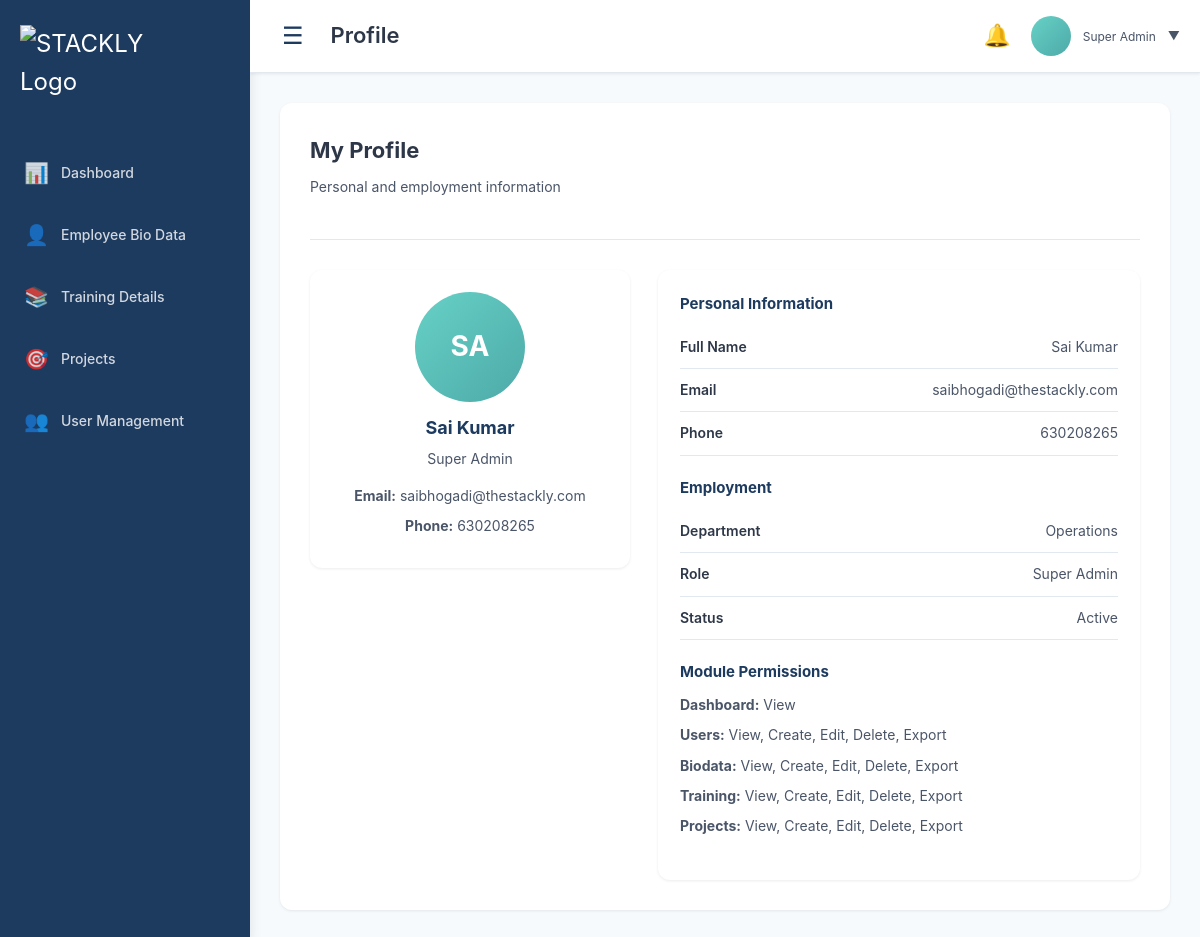
Screenshot of /profile/ (signed in) with the database file from the repository.
### employee_app/models.py (models this page shows, shortened)
class CustomUser(AbstractUser):
    username = None
    email = models.EmailField(_('email address'), unique=True)
    ROLE_CHOICES = (
        ('super_admin', 'Super Admin'),
        ('admin', 'Admin (HR)'),
        ('scrum_master', 'Scrum Master'),
        ('trainer', 'Trainer'),
    )
    DEPARTMENT_CHOICES = (
        ('software-dev', 'Software Development'),
        ('hr', 'HR'),
        ('finance', 'Finance'),
        ('operations', 'Operations'),
        ('training', 'Training & Development'),
        ('', 'Not Specified'),
    )
    STATUS_CHOICES = (
        ('active', 'Active'),
        ('inactive', 'Inactive'),
    )
    full_name = models.CharField(max_length=255, blank=True)
    phone = models.CharField(max_length=20, blank=True, null=True)
    department = models.CharField(max_length=50, choices=DEPARTMENT_CHOICES, blank=True)
    role = models.CharField(max_length=20, choices=ROLE_CHOICES)
    status = models.CharField(max_length=10, choices=STATUS_CHOICES, default='active')
    permissions = models.JSONField(default=dict, blank=True)
    USERNAME_FIELD = 'email'
    REQUIRED_FIELDS = []
    objects = CustomUserManager()

### employee_app/views.py (the view)
# urls.py: path('profile/', views.profile, name='profile'),
@login_required
def profile(request):
    return render(request, 'employee_app/profile.html')

### employee_app/context_processors.py (called while the page is built)
def notifications_context(request):
    if request.user.is_authenticated:
        unread_count = request.user.notifications.filter(is_read=False).count()
    else:
        unread_count = 0
    return {
        'unread_notifications': unread_count,
    }

### employee_app/templates/employee_app/profile.html (shortened to what this page needs)
{% extends 'employee_app/base.html' %}
{% block page_title %}Profile{% endblock %}
{% block content %}
    <div class="content-area">
      <div class="content-card card-lg profile-v2">
        <div class="card-header">
          <h2>My Profile</h2>
          <p class="card-subtitle">Personal and employment information</p>
        </div>
        <div class="profile-v2-grid">
          <div class="profile-v2-left">
            <div class="avatar-xl">{{ user.full_name|slice:":2"|upper }}</div>
            <h3 class="pv-name">{{ user.full_name }}</h3>
            <p class="pv-role">{{ user.get_role_display }}</p>
            <div class="pv-contact">
              <p class="pv-item"><strong>Email:</strong> {{ user.email }}</p>
              <p class="pv-item"><strong>Phone:</strong> {{ user.phone|default:"-" }}</p>
            </div>
          </div>
          <div class="profile-v2-right">
            <div class="pv-section">
              <h4>Personal Information</h4>
              <div class="pv-row"><span>Full Name</span><span>{{ user.full_name }}</span></div>
              <div class="pv-row"><span>Email</span><span>{{ user.email }}</span></div>
              <div class="pv-row"><span>Phone</span><span>{{ user.phone|default:"-" }}</span></div>
            </div>
            <div class="pv-section">
              <h4>Employment</h4>
              <div class="pv-row"><span>Department</span><span>{{ user.get_department_display|default:"-" }}</span></div>
              <div class="pv-row"><span>Role</span><span>{{ user.get_role_display }}</span></div>
              <div class="pv-row"><span>Status</span><span>{{ user.get_status_display }}</span></div>
            </div>
            <div class="pv-section">
              <h4>Module Permissions</h4>
              <ul class="permission-list">
                {% for module, perms in user.permissions.items %}
                  <li><strong>{{ module|capfirst }}:</strong>
                    {% for perm, value in perms.items %}
                      {% if value %}{{ perm|capfirst }}{% if not forloop.last %}, {% endif %}{% endif %}
                    {% endfor %}
                  </li>
                {% empty %}
                  <li>No permissions assigned</li>
                {% endfor %}
              </ul>
            </div>
          </div>
        </div>
      </div>
    </div>
{% endblock %}

### employee_app/templates/employee_app/base.html (shortened to what this page needs)
{% load static %}
<!DOCTYPE html>
<html lang="en">
<head>
     <link rel="stylesheet" href="{% static 'css/styles.css' %}">
</head>
<body class="dashboard-page">
    <div class="dashboard-wrapper">
        <aside class="sidebar">
            <div class="sidebar-logo">
                <img src="{% static 'images/logo.png' %}" alt="STACKLY Logo" class="sidebar-logo-image">
            </div>
            <nav class="sidebar-menu">
                <ul>
                    <li>
                        <a href="{% url 'employee_app:dashboard' %}" class="menu-item" data-page="dashboard">
                            <span class="menu-icon">📊</span>
                            <span class="menu-text">Dashboard</span>
                        </a>
                    </li>
                    <li>
                        <a href="{% url 'employee_app:biodata_list' %}" class="menu-item" data-page="biodata">
                            <span class="menu-icon">👤</span>
                            <span class="menu-text">Employee Bio Data</span>
                        </a>
                    </li>
                    <li>
                        <a href="{% url 'employee_app:training' %}" class="menu-item" data-page="training">
                            <span class="menu-icon">📚</span>
                            <span class="menu-text">Training Details</span>
                        </a>
                    </li>
                    <li>
                        <a href="{% url 'employee_app:projects' %}" class="menu-item" data-page="project">
                            <span class="menu-icon">🎯</span>
                            <span class="menu-text">Projects</span>
                        </a>
                    </li>
                     <li>
                        <a href="{% url 'employee_app:users_manager' %}" class="menu-item" data-page="users">
                            <span class="menu-icon">👥</span>
                            <span class="menu-text">User Management</span>
                        </a>
                    </li>
                </ul>
            </nav>
        </aside>
        <div class="main-content">
            <header class="top-navbar">
                <div class="navbar-left">
                    <h3>
                        <button class="sidebar-toggle" onclick="toggleSidebar()">☰</button>
                    </h3>
                    <h3 class="page-title">{% block page_title %}Dashboard{% endblock %}</h3>
                </div>
                <div class="navbar-right">
                <div class="notification-bell" id="notificationBell">
                    <span class="bell-icon">🔔</span>
                </div>
                    <div class="profile-dropdown">
                        <div class="profile-circle">
                        </div>
                        <div class="profile-info">
                            <p class="profile-role">{{ user.get_role_display }}</p>
                        </div>
                        <span class="dropdown-arrow">▼</span>
                    </div>
                </div>
            </header>
            {% block content %}
            {% endblock %}
        </div>
    </div>
</body>
</html>

### rows the page displays
CustomUser: role "Super Admin", full_name "SA", full_name "Sai Kumar", email "saibhogadi@thestackly.com", phone "630208265", department "Operations", status "Active"

### other values shown
{{ module|capfirst }} "Dashboard" "Users" "Biodata" "Training" "Projects"
{{ perm|capfirst }} "View" "View" "Create" "Edit" "Delete" "Export" "View" "Create" "Edit" "Delete" "Export" "View" "Create" "Edit" "Delete" "Export" "View" "Create" "Edit" "Delete" "Export"
